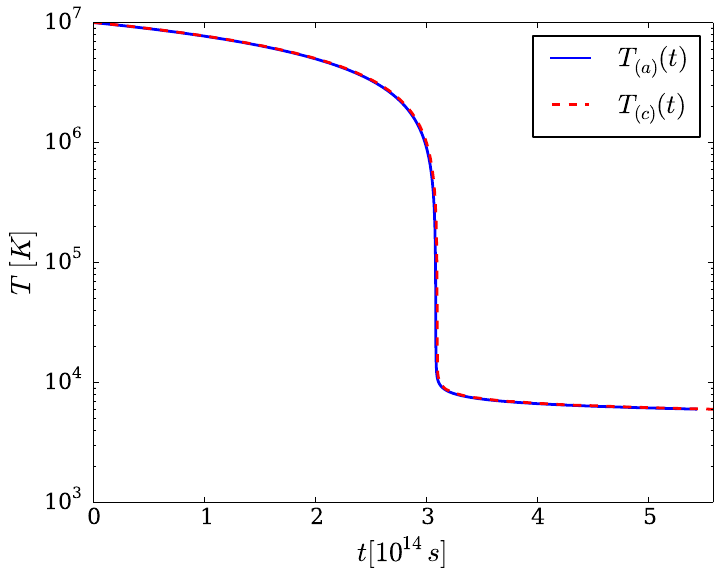

This chart was generated by the following Python code:
import matplotlib as mpl
font = {'family' : 'serif',
        'size'   : 16}
mpl.rc('font', **font)

import numpy as np
data_a = np.fromfile('temp.dat', dtype=float, count=-1, sep='')
data_c = np.fromfile('adaptive_temp.dat', dtype=float, count=-1, sep='')

data_a1 = data_a[::2]
data_a2 = data_a[1::2]
data_c1 = data_c[::2]
data_c2 = data_c[1::2]

magn = int(np.log10(max(data_c1)))

import matplotlib.pyplot as plt
plt.figure()

plt.plot(data_a1 / 10**magn, data_a2, label='$T_{(a)}(t)$', linewidth=2)
plt.plot(data_c1 / 10**magn, data_c2, label='$T_{(c)}(t)$', linewidth=2, color='r', linestyle = 'dashed')

plt.yscale('log')
plt.xlabel("$t[10^{%d}s]$" % magn,fontsize=20)
plt.ylabel("$T\,[K]$",fontsize=20)
plt.xlim(right=max(data_c1) / 10**magn)
plt.legend(loc='upper right')

plt.savefig('stiffeq.pdf', bbox_inches='tight', transparent=True)
